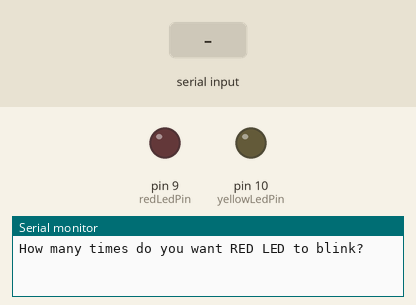
This sketch was run on a simulated Arduino Uno, built with avr-gcc and run on an emulated ATmega328P. Shown: output pins drawn as LEDs (lit = HIGH), the last lines printed to the serial monitor. Dashed ring = blinking. The test bench sets the inputs (shaded band).

Above: at 1.2 s.
1.3 s: "90,45,200\n" received over Serial
At 2.4 s:
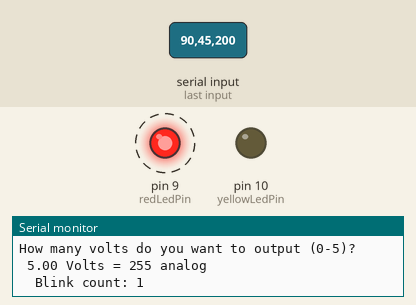
Timing chart, 0 to 10.3 s (numbered marks = the images above; inputs shaded):
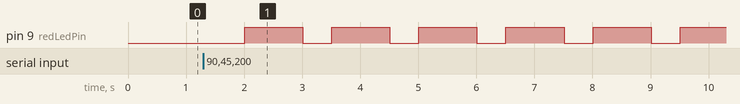

The sketch:

TechBoy_L8.ino
```cpp
int redLedPin = 9;
int yellowLedPin = 10;
int redLedOn = 1000;
int yellowLedOn = 750;
int redLedOff = 500;
int yellowLedOff = 1000;
int redLedNumBlinks;
int yellowLedNumBlinks;
int defaultNumBlinks = 7;
int waitUserInputTime = 5;
float volts = 0.0;
float voltsDefault = 3.0;
String redLedMessage = "***Begin Red LED blink***";
String yellowLedMessage = "***Begin Yellow LED blink***";
String blinkCountMessage = "  Blink count: ";

int voltsToAnalog(float volts){
  if(volts>5.0) { volts = 5.0;}
  char bufferVolts[10];
  int writeValue = (int)(round(volts*255/5*100)/100);

  String voltsStr = dtostrf(volts,5,2,bufferVolts);
  String mess = voltsStr + " Volts = " + writeValue + " analog";
  Serial.println(mess);

  return writeValue;
}

void blinkLed(int ledPin, int numBlink, int ledOnTime, int ledOffTime, String message) {
  int i = 1;
  int tempDelay=1;

  Serial.println("How many volts do you want to output (0-5)?");
  while(Serial.available()==0 && tempDelay<=waitUserInputTime){
    delay(1000);
    tempDelay=tempDelay+1;
  }
  volts = Serial.parseFloat();
  if(volts==0) {volts = voltsDefault;}
  int serialValue = voltsToAnalog(volts);

  while(i<=numBlink){
    Serial.print(message);
    Serial.println(i);

    analogWrite(ledPin,serialValue);
    delay(ledOnTime);
    analogWrite(ledPin, 0);
    delay(ledOffTime);

    i=i+1;
  }

}

void setup() {
  // put your setup code here, to run once:
  Serial.begin(115200);

  pinMode(redLedPin, OUTPUT);
  pinMode(yellowLedPin, OUTPUT);
}

void loop() {
  // put your main code here, to run repeatedly:
  Serial.println("How many times do you want RED LED to blink?");
  int tempDelay = 0;
  while(Serial.available() == 0 && tempDelay <= waitUserInputTime){
    delay(1000);
    tempDelay = tempDelay + 1;
  }
  redLedNumBlinks = Serial.parseInt();
  if(redLedNumBlinks <=0) {redLedNumBlinks = defaultNumBlinks;}

  Serial.println("How many times do you want YELLOW LED to blink?");
  tempDelay = 0;
  while(Serial.available() == 0 && tempDelay <= waitUserInputTime){
    delay(1000);
    tempDelay = tempDelay + 1;
  }
  yellowLedNumBlinks = Serial.parseInt();
  if(yellowLedNumBlinks <=0) {yellowLedNumBlinks = defaultNumBlinks;}

  Serial.println(redLedMessage);
  blinkLed(redLedPin, redLedNumBlinks, redLedOn, redLedOff, blinkCountMessage);
  Serial.println(yellowLedMessage);
  blinkLed(yellowLedPin, yellowLedNumBlinks, yellowLedOn, yellowLedOff, blinkCountMessage);

}
```

Measured:
- after the input at 1.3 s, pin 9 (redLedPin): alternates HIGH for 1.0 s and LOW for 0.50 s, starting after 0.71 s
